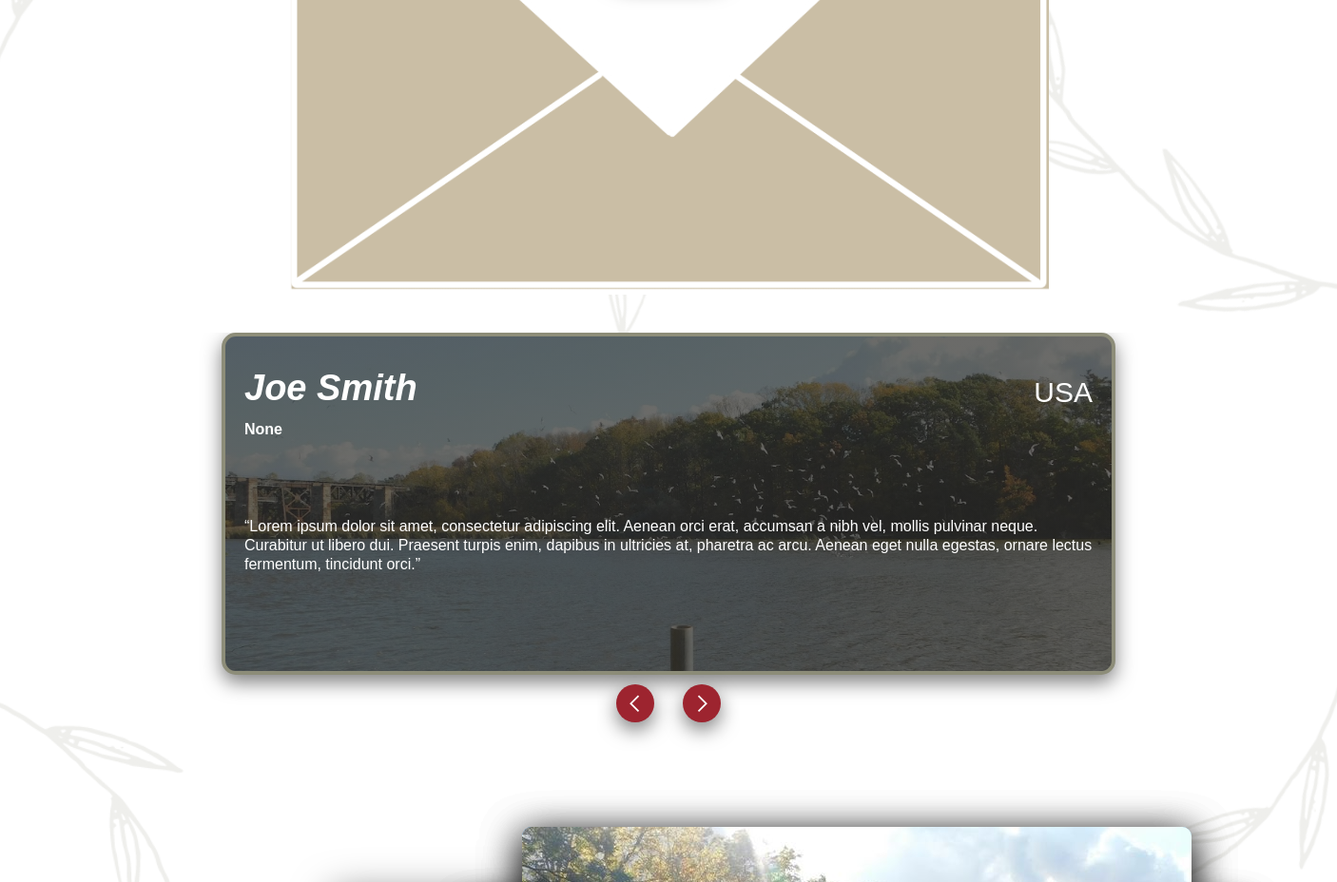
The app's page / (middle part), older data.
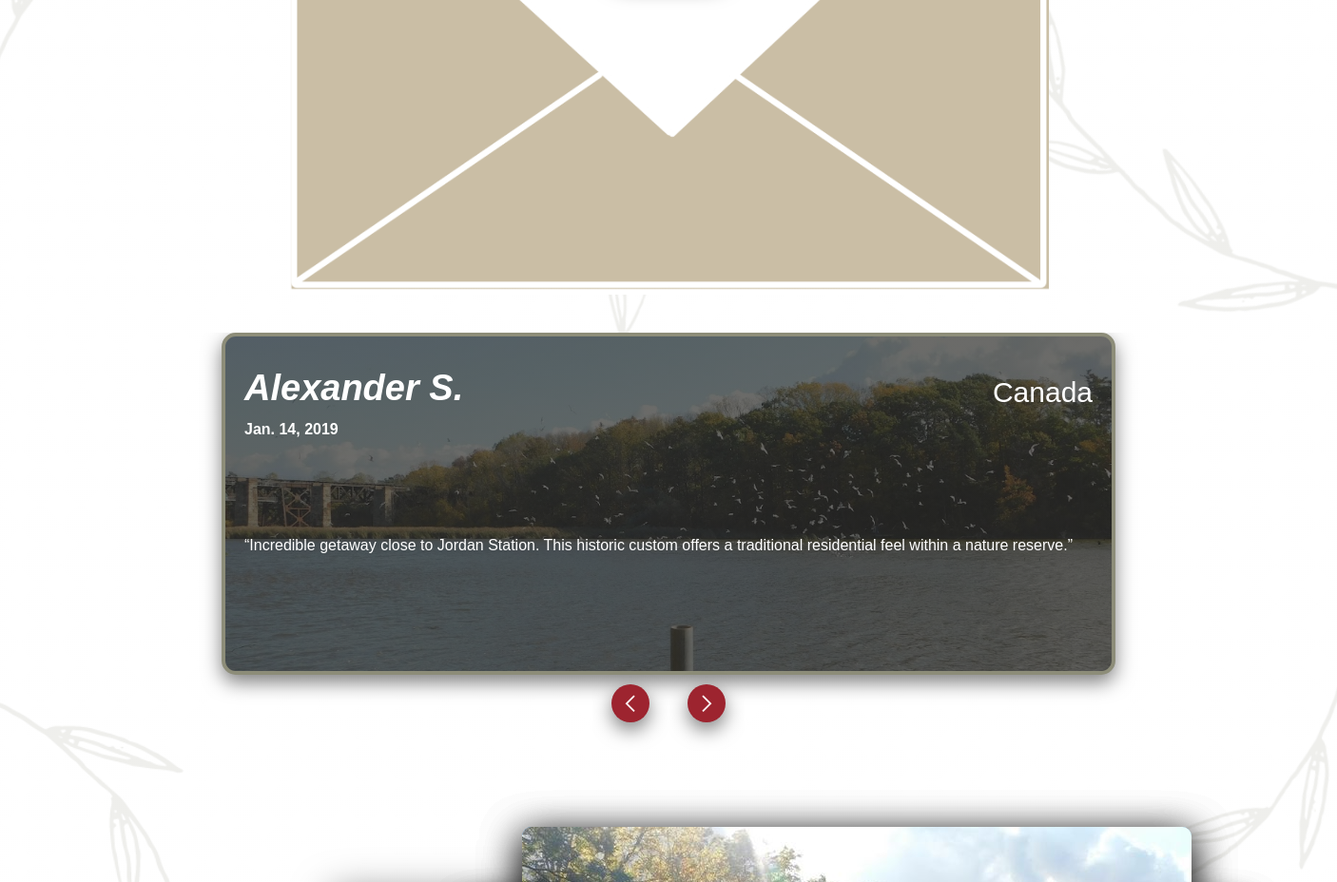
The same page, newer data.
### bonnybank_app/models.py (models this page shows, shortened)
class Review(models.Model):
    name = models.CharField(max_length=200)
    country = models.CharField(max_length=200, blank=True, null=True)
    date = models.DateField(blank=True, null=True)
    quote = models.TextField(max_length=1200) #Temporary value and change later for the card size

### bonnybank_app/views.py (the view)
# urls.py: path('', views.index, name="index"),
def index(request):
    review = Review.objects.all()
    context = {'review': review}
    return render(request, 'index.html', context)

### templates/index.html (shortened to what this page needs)
<!DOCTYPE html>
{% load static %}
<html data-wf-page="62ac7eea8daf5f80a86940c3" data-wf-site="62ac7eea8daf5fe60e6940c1">
<head>
  <link href="{% static 'css/normalize.css' %}" rel="stylesheet" type="text/css">
  <link href="{% static 'css/webflow.css' %}" rel="stylesheet" type="text/css">
  <link href="{% static 'css/bonnybank-b-b.webflow.css' %}" rel="stylesheet" type="text/css">
</head>
<body class="body-new">
  <div class="section-3 wf-section">
    <div class="envelope">
    </div>
  </div>
  <div class="body-section-2 reviews wf-section">
    <div data-delay="4000" data-animation="slide" class="slider-9 w-slider" data-autoplay="false" data-easing="ease" data-hide-arrows="false" data-disable-swipe="false" data-autoplay-limit="0" data-nav-spacing="3" data-duration="500" data-infinite="true">
      <div class="w-slider-mask">
        {% for entry in review %}
        <div class="w-slide">
          <div class="container-20 w-container">
            <div class="div-block-63">
              <h1 class="heading-23"><strong><em class="italic-text-7">{{entry.name}}</em></strong></h1>
              <div class="text-block-34">{{entry.country}}</div>
            </div>
            <div class="text-block-33"><strong><em class="italic-text-5">{{entry.date}}</em></strong></div>
            <div class="text-block-32">“{{entry.quote}}”</div>
          </div>
        </div>
        {% endfor %}
      </div>
      <div class="left-arrow-9 w-slider-arrow-left">
        <div class="button alt">
          <div class="icon-10 w-icon-slider-left"></div>
        </div>
      </div>
      <div class="right-arrow-9 w-slider-arrow-right">
        <div class="button alt">
          <div class="icon-9 w-icon-slider-right"></div>
        </div>
      </div>
    </div>
  </div>
  <div class="section-4 wf-section">
    <div class="container-7 w-container">
      <div data-delay="4000" data-animation="over" class="slider-3 w-slider" data-autoplay="false" data-easing="ease-out-quint" data-hide-arrows="false" data-disable-swipe="false" data-autoplay-limit="0" data-nav-spacing="3" data-duration="0" data-infinite="true">
        <div class="slider__mask w-slider-mask">
          <div class="slide-8 w-slide"></div>
          <div class="slide-8 w-slide"></div>
          <div class="slide-8 w-slide"><img src="{% static 'images/DSCN1487.JPG' %}" srcset="{% static 'images/DSCN1487-p-500.jpeg' %} 500w, {% static 'images/DSCN1487-p-800.jpeg' %} 800w, {% static 'images/DSCN1487-p-1080.jpeg' %} 1080w, {% static 'images/DSCN1487.JPG' %} 1216w" sizes="(max-width: 479px) 100vw, (max-width: 767px) 348.66668701171875px, (max-width: 991px) 47vw, 54vw" alt="" class="slide__image current"></div>
        </div>
      </div>
    </div>
  </div>
</body>
</html>

### templates/navbar.html (shortened to what this page needs)
{% load static %}

### templates/footer.html (shortened to what this page needs)
{% load static %}

### static/css/webflow.css (style rules this page uses)
[class^="w-icon-"], [class*=" w-icon-"] { font-family: 'webflow-icons' !important; speak: none; font-style: normal; font-weight: normal; font-variant: normal; text-transform: none; line-height: 1; -webkit-font-smoothing: antialiased; -moz-osx-font-smoothing: grayscale; }
.w-icon-slider-right:before { content: "\e600"; }
.w-icon-slider-left:before { content: "\e601"; }
* { -webkit-box-sizing: border-box; -moz-box-sizing: border-box; box-sizing: border-box; }
html { height: 100%; }
body { margin: 0; min-height: 100%; background-color: #fff; font-family: Arial, sans-serif; font-size: 14px; line-height: 20px; color: #333; }
img { max-width: 100%; vertical-align: middle; display: inline-block; }
h1, h2, h3, h4, h5, h6 { font-weight: bold; margin-bottom: 10px; }
h1 { font-size: 38px; line-height: 44px; margin-top: 20px; }
.w-container { margin-left: auto; margin-right: auto; max-width: 940px; }
.w-container:before, .w-container:after { content: " "; display: table; grid-column-start: 1; grid-row-start: 1; grid-column-end: 2; grid-row-end: 2; }
.w-container:after { clear: both; }
.w-slider { position: relative; height: 300px; text-align: center; background: #dddddd; clear: both; -webkit-tap-highlight-color: rgba(0, 0, 0, 0); tap-highlight-color: rgba(0, 0, 0, 0); }
.w-slider-mask { position: relative; display: block; overflow: hidden; z-index: 1; left: 0; right: 0; height: 100%; white-space: nowrap; }
.w-slide { position: relative; display: inline-block; vertical-align: top; width: 100%; height: 100%; white-space: normal; text-align: left; }
.w-slider-arrow-left, .w-slider-arrow-right { position: absolute; width: 80px; top: 0; right: 0; bottom: 0; left: 0; margin: auto; cursor: pointer; overflow: hidden; color: white; font-size: 40px; -webkit-tap-highlight-color: rgba(0, 0, 0, 0); tap-highlight-color: rgba(0, 0, 0, 0); -webkit-user-select: none; -moz-user-select: none; -ms-user-select: none; user-select: none; }
.w-slider-arrow-left [class^='w-icon-'], .w-slider-arrow-right [class^='w-icon-'], .w-slider-arrow-left [class*=' w-icon-'], .w-slider-arrow-right [class*=' w-icon-'] { position: absolute; }
.w-slider-arrow-left { z-index: 3; right: auto; }
.w-slider-arrow-right { z-index: 4; left: auto; }
.w-icon-slider-left, .w-icon-slider-right { top: 0; right: 0; bottom: 0; left: 0; margin: auto; width: 1em; height: 1em; }

Row changes from the older to the newer data that the page shows:
no longer on this page (row edited): Review: name "Joe Smith", country "USA", date "None", quote "Lorem ipsum dolor sit amet, consectetur adipiscing elit. Aenean orci erat, accumsan a nibh vel, mollis pulvinar neque. Curabitur ut libero dui. Praesent turpis enim, dapibus in ultricies at, pharetra ac arcu. Aenean eget nulla egestas, ornare lectus fermentum, tincidunt orci."
added Review: name "Alexander S.", country "Canada", date "Jan. 14, 2019", quote "Incredible getaway close to Jordan Station. This historic custom offers a traditional residential feel within a nature reserve."
